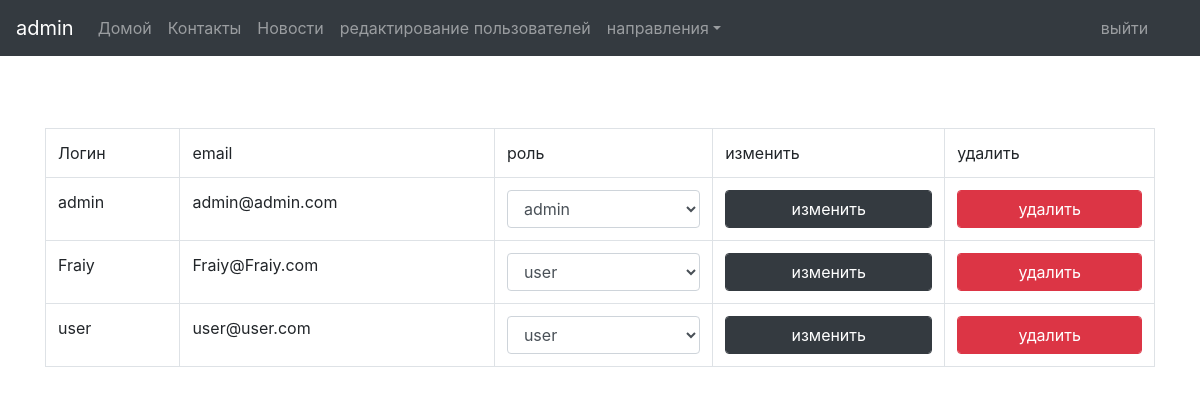
Before: /User/AdminPanel (signed in) with the older database file.
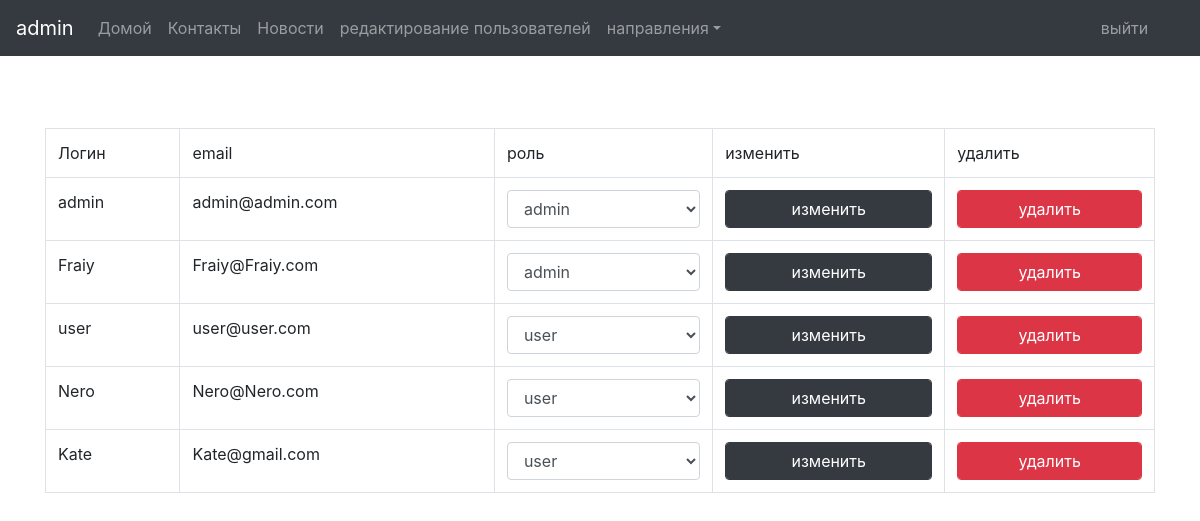
After: the same page with the newer database file.
### tables this page shows
CREATE TABLE `users` (
  `id` int(5) NOT NULL,
  `login` text NOT NULL,
  `email` text NOT NULL,
  `password` text NOT NULL,
  `role` text NOT NULL
);

### application/core/view.php (called while the page is built)
<?php
class View
{
	function generate($content_view, $template_view, $data = null)
	{
		include 'application/views/'.$template_view;
	}
}
?>

### application/controllers/controller_user.php (called while the page is built, shortened)
<?php
class Controller_user extends Controller
{
	function __construct()
	{
		$this->model = new Model_User();
		$this->view = new View();
	}
	function action_AdminPanel()
	{
		$data = $this->model->get_UserList();
		$this->view->generate('AdminPanel_view.php', 'template_view.php', $data);
	}
}
?>

### application/bootstrap.php (called while the page is built, shortened)
<?php
require_once 'core/model.php';
require_once 'core/view.php';
require_once 'core/route.php';
Route::start();
?>

### application/core/model.php (called while the page is built, shortened)
<?php
class Model
{
	public function __construct()
    {
        mysqli_set_charset($this->link = new mysqli(
            $GLOBALS['host'],
            $GLOBALS['user'],
            $GLOBALS['password'],
            $GLOBALS['database']
        ), 'utf8');
    }
}
?>

### application/models/model_user.php (called while the page is built, shortened)
<?php
class Model_User extends Model
{
      public function get_UserList()
      {
        $query = 'SELECT * FROM `users`';
        $result = mysqli_query($this->link, $query);
        return $result;
      }
}

### application/views/AdminPanel_view.php (the view, shortened to what this page needs)
<br><br><br>
<div class="container">
    <table  class="table table-bordered">
      <tr>
        <td>Логин</td>
        <td>email</td>
        <td>роль</td>
        <td>изменить</td>
        <td>удалить</td>
      </tr>
      <?php foreach ($data as $row): ?>
      <form action="/User/EditRole/" method="post">
      <tr>
        <td>
          <?php echo $row['login']; ?>
        </td>
        <td>
          <?php echo $row['email']; ?>
        </td>
        <td>
          <select class="form-control" name = 'role'>
            <option><?php echo $row['role']; ?></option>
          </select>
        </td>
        <td><input type="submit" class="form-control btn btn-dark" value="изменить"></td>
        <td><a class = "form-control btn btn-danger" href="/User/delete/?id=<?php echo $row['id'];?>">удалить</a></td>
        </form>
        <?php endforeach; ?>
    </table>
</div>

### index.php (shortened to what this page needs)
<!DOCTYPE html>
<html lang="ru" dir="ltr">
  <head>
  </head>
  <body>
    <?php
      require_once 'application/bootstrap.php';
      ?>
  </body>
</html>

### application/core/route.php (shortened to what this page needs)
<?php
class Route
{
	static function start()
	{
		$action_name = 'index';
		$routes = explode('/', $_SERVER['REQUEST_URI']);
		if ( !empty($routes[2]) )
		{
			$action_name = $routes[2];
		}
		$action_name = 'action_'.$action_name;
		$controller = new $controller_name;
		$action = $action_name;
		if(method_exists($controller, $action))
		{
			$controller->$action();
		}
		else
		{
			Route::ErrorPage404();
		}
	}
}
?>

### application/views/template_view.php (shortened to what this page needs)
<!DOCTYPE html>
<html lang="ru">
	<head>
		<link rel="stylesheet" href="https://stackpath.bootstrapcdn.com/bootstrap/4.4.1/css/bootstrap.min.css">
		</head>
	<body>
		<nav class="navbar navbar-expand-lg navbar-dark bg-dark">
		  <a class="navbar-brand" href="/main/index">
				<?php
				if (isset($_SESSION['login'])){
				echo $_SESSION['login'];
				}else{
					echo "NoAuth";
				}
				?>
			</a>
		  <div class="collapse navbar-collapse" id="navbarSupportedContent">
		    <ul class="navbar-nav mr-auto">
		      <li class="nav-item">
		        <a class="nav-link" href="/main/index">Домой </a>
		      </li>
		      <li class="nav-item">
		        <a class="nav-link" href="/contacts/index">Контакты</a>
		      </li>
					<li>
						<a class="nav-link" href="/news/index">Новости</a>
					</li>
					<?php if(isset($_SESSION['isAdmin'])== true) {?>
						<li>
								<a class="nav-link" href="/User/AdminPanel">редактирование пользователей</a>
						</li>
					<?php } ?>
		      <li class="nav-item dropdown">
		        <a class="nav-link dropdown-toggle" href="#" id="navbarDropdown" role="button" data-toggle="dropdown" aria-haspopup="true" aria-expanded="false">направления</a>
		      </li>
		    </ul>
				<?php if (isset($_SESSION['login'])){ ?>
					<ul class="navbar-nav col-1">
						<li>
								<a class = "nav-link" href="/User/exit">выйти</a>
						</li>
					</ul>
				<?php } ?>
		  </div>
		</nav>
			<?php include_once 'application/views/'.$content_view; ?>
	</body>
</html>

Changed rows visible on the page:
changed users "Fraiy": role "user" → "admin"
added users: login "Nero", email "Nero@Nero.com", role "user"
added users: login "Kate", email "Kate@gmail.com", role "user"
